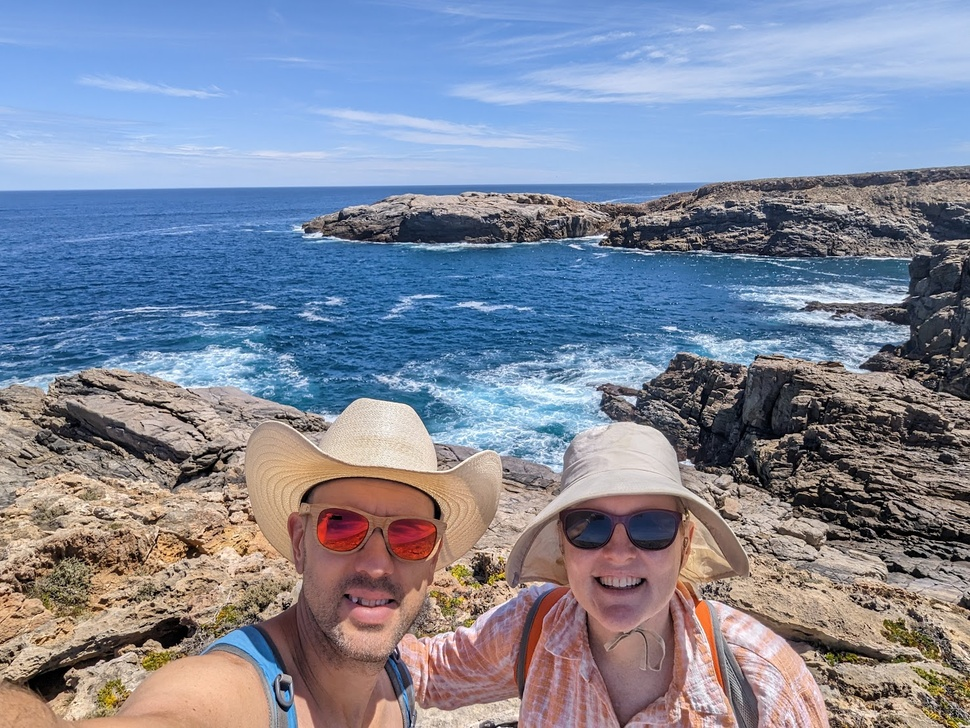
#> input picture input_image.jpg, 970 x 728 px, shrunk from 1478 x 1109 before the run, found by its file name
$ python test5.py
#> lines starting #> are read from the running program, lines starting #| are printed output that depends on the picture
import cv2
import numpy as np
import matplotlib.pyplot as plt
from matplotlib.patches import RegularPolygon
from sklearn.cluster import KMeans
from skimage.color import rgb2lab

# Load input image
input_image = cv2.imread('input_image.jpg')
#> input_image is the input picture: shape (728, 970, 3); mean B, G, R 154.9, 136.3, 129.2
input_image = cv2.cvtColor(input_image, cv2.COLOR_BGR2RGB)

# Quadruple the resolution of the output image
output_image_shape = (input_image.shape[0] * 8, input_image.shape[1] * 8, 3)
#> output_image_shape = (5824, 7760, 3)
output_image = np.zeros(output_image_shape, dtype=np.uint8)

# Hexagon parameters (keeping the original size)
hex_radius = 64  # Original radius
hex_width = np.sqrt(3) * hex_radius
hex_height = 2 * hex_radius
cols = int(output_image.shape[1] // hex_width) + 1
#> cols = 71
rows = int(output_image.shape[0] // (hex_height * 0.75)) + 1
#> rows = 61

# Create a list of hexagon centers in a staggered grid
hex_centers = [
    (
        int(hex_width * col),
        int(hex_height * 1 * row + (0.5 * hex_height if col % 2 else 0))
    )
    for row in range(rows)
    for col in range(cols)
]

# Function to calculate the average color of a region
def average_color(image, mask):
    masked = cv2.bitwise_and(image, image, mask=mask)
    avg_color = masked[np.where(mask != 0)].mean(axis=0)
    return avg_color

# Function to create a hexagon mask
def create_hex_mask(center_x, center_y, radius, shape):
    mask = np.zeros(shape, dtype=np.uint8)
    hexagon = RegularPolygon((center_x, center_y), numVertices=6, radius=radius, orientation=np.pi / 2)
    coords = hexagon.get_verts()
    coords = np.clip(coords, [0, 0], [shape[1] - 1, shape[0] - 1]).astype(int)
    mask = cv2.fillPoly(mask, [coords], 255)
    return mask

# Function to create concentric hexagons with patterns
def create_concentric_hex_patterns(center_x, center_y, radius, outer_black):
    pattern = np.zeros((2 * radius, 2 * radius, 3), dtype=np.uint8)

    # Define sizes of each layer
    sizes = [1, 0.85, 0.7, 0.55, 0.4, 0.25, 0.1]
    sizes = [radius * s for s in sizes]

    # Determine colors for black/white layers
    black_white_colors = [outer_black, (255, 255, 255)][::2]

    # Function to draw 12-segmented pattern
    def draw_12_segment_pattern(base_radius, even_color, odd_color):
        num_segments = 12
        base_radius = int(base_radius)
        angle_step = 2 * np.pi / num_segments
        angles = np.arange(0, 2 * np.pi, angle_step)

        path_coords = []
        for i, angle in enumerate(angles):
            x = base_radius + base_radius * np.cos(angle)
            y = base_radius + base_radius * np.sin(angle)
            path_coords.append((int(x), int(y)))

        for i in range(num_segments):
            start_point = path_coords[i]
            end_point = path_coords[(i + 1) % num_segments]

            mask = np.zeros((8 * base_radius, 8 * base_radius), dtype=np.uint8)
            cv2.line(mask, (base_radius, base_radius), start_point, 255, thickness=1)
            cv2.line(mask, (base_radius, base_radius), end_point, 255, thickness=1)
            cv2.fillPoly(mask, [np.array([start_point, end_point, (base_radius, base_radius)])], 255)

            color = even_color if i % 2 == 0 else odd_color

            print("start_point:", start_point)
            print("end_point:", end_point)
            print("Pattern shape:", pattern.shape)
            print("Mask shape:", mask.shape)
            print("Point 1 (base_radius):", (base_radius, base_radius))
            print("Point 2 (start_point):", start_point)
            print("Mask dtype:", mask.dtype)

            pattern[mask != 0] = color

    # Draw the inner layers
    for i, size in enumerate(sizes[::-1]):
        if i % 2 == 0:
            # Black or White layers (1, 3, 5, 7)
            print(black_white_colors)
            color = black_white_colors[i // 2 % 2]
            pattern = cv2.fillPoly(pattern, [RegularPolygon((radius, radius), numVertices=6, radius=size, orientation=np.pi / 2).get_verts().astype(int)], color)
        else:
            # Colored layers (2, 4, 6)
            if i == 1:  # Layer 2
                even_color, odd_color = (palette[0], palette[1])
            elif i == 3:  # Layer 4
                even_color, odd_color = (palette[2], palette[3])
            else:  # Layer 6
                even_color, odd_color = (palette[4], palette[5])

            draw_12_segment_pattern(size, even_color, odd_color)

    return pattern

# Generate a constrained color palette using K-means clustering
num_palette_colors = 32  # Increased number of palette colors
pixels = input_image.reshape(-1, 3)
kmeans = KMeans(n_clusters=num_palette_colors, random_state=42).fit(pixels)
palette = kmeans.cluster_centers_
#> palette = 32 rows, first 8: [81.89, 128.1, 184.6], [153.5, 188.3, 235.1], [105.1, 75.69, 63.53], [168.8, 137.2, 123.2], [192.1, 175.5, 165.7], [43.79, 47, 59.06], [38.33, 86.66, 131.7], [113.1, 155.8, 219.7]

# Convert palette to LAB for color matching
palette_lab = rgb2lab(palette.reshape(-1, 1, 3)).reshape(-1, 3)
#> palette_lab = 32 rows, first 8: [5309.7, 153.3, -2941.5], [7247, -30.68, -2306.1], [3779.8, 941.4, 1064.8], [5904.9, 848.2, 1037.3], [7020.9, 370.5, 612.8], [2420.3, 172.9, -714.7], [3854.2, 80.16, -2558.8], [6249.4, 290.9, -3148.5]

# Function to find the best matching palette colors using LAB color space
def best_match_colors(lab_color, palette_lab, num_matches=6):
    distances = np.linalg.norm(palette_lab - lab_color, axis=1)
    indices = np.argpartition(distances, num_matches)[:num_matches]
    return indices

# Create the hexagonal pattern grid
for center_x, center_y in hex_centers:
    if 0 <= center_x - hex_radius < output_image.shape[1] and 0 <= center_y - hex_radius < output_image.shape[0]:
        # Scale the input image coordinates to the output image coordinates
        mask = create_hex_mask(center_x, center_y, hex_radius, output_image.shape[:2])
        scaled_center_x = int(center_x / 4)
        scaled_center_y = int(center_y / 4)
        scaled_radius = hex_radius

        input_mask = create_hex_mask(scaled_center_x, scaled_center_y, scaled_radius, input_image.shape[:2])
        avg_rgb = average_color(input_image, input_mask)
        avg_lab = rgb2lab(np.array([[avg_rgb]]))[0][0]
        color_indices = best_match_colors(avg_lab, palette_lab)

        # Create a pattern using the palette colors
        pattern_colors = [{'edge': palette[i], 'vertex': palette[(i + 1) % len(palette)]} for i in color_indices]

        # Determine black or white for the outermost layer
        outer_black = (0, 0, 0) if np.random.random() < 0.5 else (255, 255, 255)

        # Create concentric hex pattern using the selected colors
#> (the run stopped early here; a loop or call above may not have finished)

$ run again, with colors.png saved as input_image.jpg
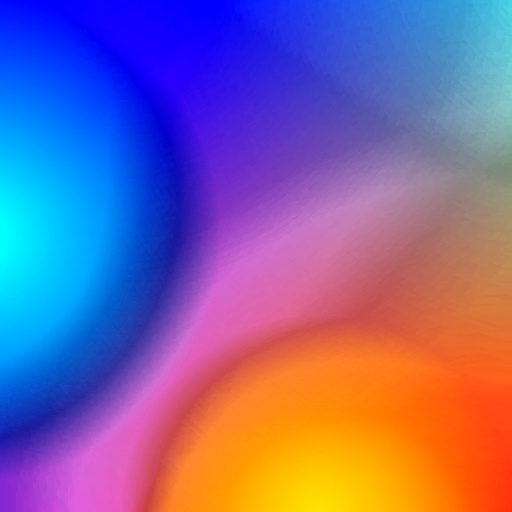
#> input picture colors.png, 512 x 512 px, found by its file name
#> input_image is the input picture: shape (512, 512, 3); mean B, G, R 157, 99.8, 125.9
#> palette = 32 rows, first 8: [179, 123.8, 173.6], [33.98, 44.07, 168.7], [254.7, 113.8, 5.76], [0.321, 87.01, 250.6], [0.321, 173.3, 254.2], [14.13, 3.88, 250.1], [227.6, 106.9, 55.08], [254.7, 192.8, 0.262]
#> palette_lab = 32 rows, first 8: [5846.7, 2532.3, -1511.6], [3159.5, 3652.8, -5623.5], [6353.2, 4280.5, 5774.6], [4643.2, 3914.4, -7222.2], [6607.5, -472.7, -4212.6], [3823.9, 6288, -8558.2], [5899, 3770.5, 4286.1], [7776.4, 894.4, 6672.6]

$ run again, with fire.png saved as input_image.jpg
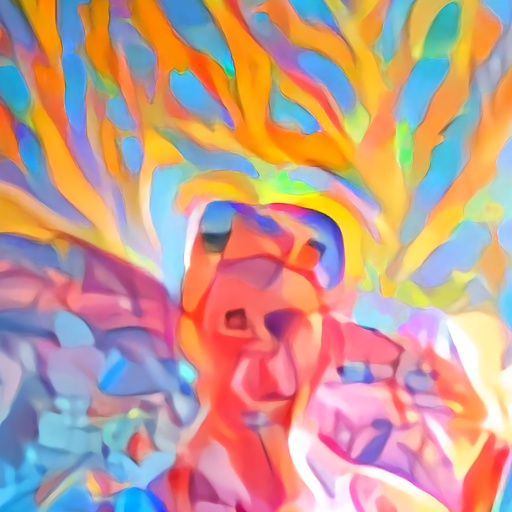
#> input picture fire.png, 512 x 512 px, found by its file name
#> input_image is the input picture: shape (512, 512, 3); mean B, G, R 143.8, 156.2, 197.2
#> palette = 32 rows, first 8: [247.5, 200.1, 85.57], [150.4, 119.5, 162.2], [209.8, 161.9, 83.39], [242.5, 159.9, 203], [245.4, 100.9, 101], [88.93, 180.8, 237], [221.8, 117, 32.66], [100.7, 111.3, 177.1]
#> palette_lab = 32 rows, first 8: [7890.2, 464.9, 5228], [5458, 1720, -1565.8], [6753.2, 813.6, 3995.4], [7227.4, 3122.3, -780.4], [6099.7, 4706.9, 2530.1], [6826.8, -831.4, -3065.2], [5978.6, 3110.7, 5013.4], [4965.1, 1189.5, -3106.4]

$ run again, with sample.png saved as input_image.jpg
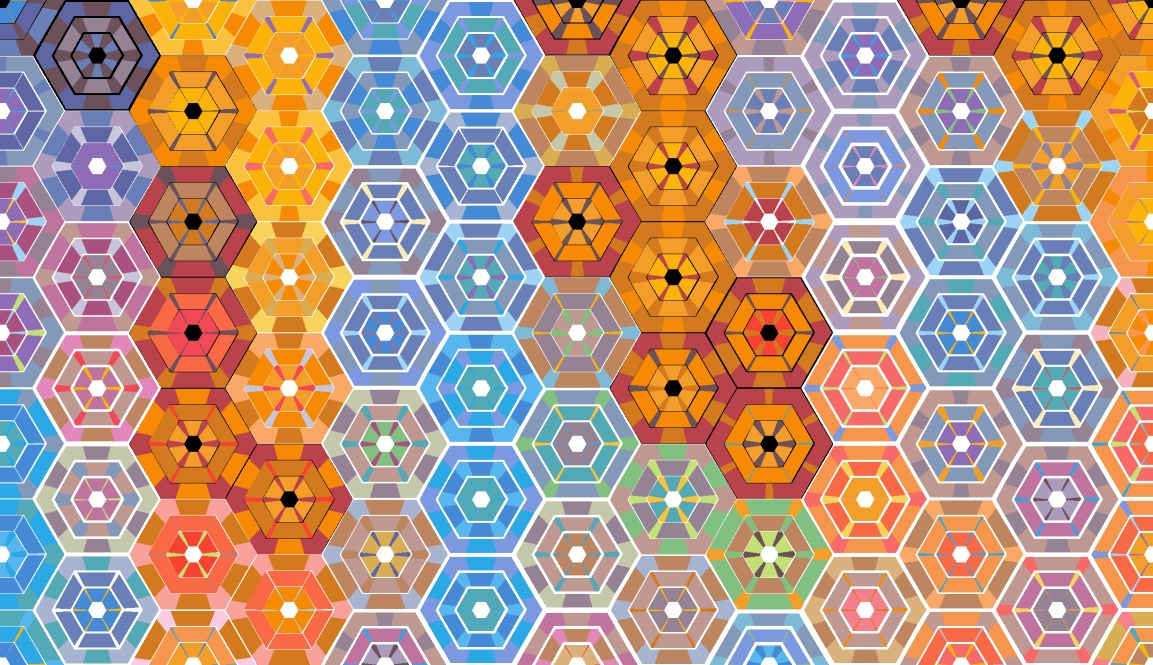
#> input picture sample.png, 1153 x 665 px, found by its file name
#> input_image is the input picture: shape (665, 1153, 3); mean B, G, R 132.6, 150.8, 182.8
#> palette = 32 rows, first 8: [205.3, 211.2, 229.1], [191.2, 152.3, 148.1], [244.4, 138, 7.42], [104.7, 123, 177.3], [183.1, 68.5, 74], [12.69, 2.22, 4.61], [188.4, 134.1, 97.23], [249.5, 251.1, 250.4]
#> palette_lab = 32 rows, first 8: [8036.7, 126.6, -809.8], [6475.7, 1189.9, 666], [6616.6, 2953.8, 5857.7], [5263.5, 672.5, -2645], [4728.5, 3967.6, 1950.6], [506.2, 576.5, 224], [5979.1, 1430.5, 2415], [9215.4, -56.87, 12.44]
